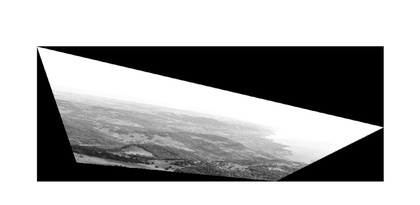
%> input picture hw3/Image Stitching/sample.jpg, 420 x 205 px, shrunk from 1920 x 936 before the run
$ octave --eval "result = corner_detector(imread('../Image Stitching/sample.jpg'));"   (GNU Octave 9; MATLAB toolbox functions it lacks are replaced by stand-ins)
%> lines starting %> are read from the running program, lines starting %| are printed output that depends on the picture; in (x1, y1, x2, y2) boxes, pixels count from 0 and x2, y2 are one past the last pixel; in counts of white or black regions, pixels touching at a corner belong together; the program's own positions count from 1
function feature_list = corner_detector (A_img,n)
% function feature_list = corner_detector (image,n)

% image as obtained by im=imread('filename');
% n is the desired number of features

if nargin<2
    n=1000;
end

percentage_overall=20/100;
s=size(A_img);
%> s = [205 420 3]
pix_per_region=s(1)*s(2)/36;
%> pix_per_region = 2391.7

n_hor_region=round(s(2)/sqrt(pix_per_region));
%> n_hor_region = 9
n_vert_region=round(s(1)/sqrt(pix_per_region));
%> n_vert_region = 4

region_w=s(2)/n_hor_region;
%> region_w = 46.67
region_h=s(1)/n_vert_region;
%> region_h = 51.25

features_per_region=round(n*(1-percentage_overall)/36);
strongest_features_overall = n - 36*features_per_region;


min_threshold_in_percentage = 1/10; % to be a feature, its value has to be over this percentage among all features in the image

show_resulting_img = 0; % 1: show the resulting img; 0 : don't show


%input image
%A_img = imread(img_file);
img_h = size(A_img,1);
%> img_h = 205
img_w = size(A_img,2);
%> img_w = 420
A  = double(rgb2gray(A_img));


%parameters for the gaussian
gaussian_size = 7;
sigma = .7;


%feature window calculation
del_A_1 = conv2(A,[-1,1],'same') ;
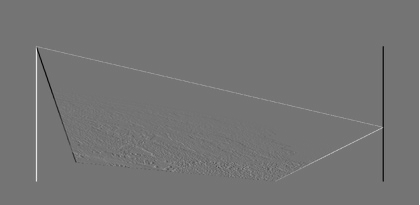
%> del_A_1: size 205x420 double; min -216, max 255, mean 0.6; drawn with min black and max white
del_A_2 = conv2(A,[-1;1],'same') ;
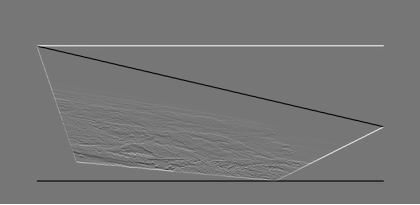
%> del_A_2: size 205x420 double; min -223, max 255, mean 1.2; drawn with min black and max white
del_A_1_1 = del_A_1 .* del_A_1;
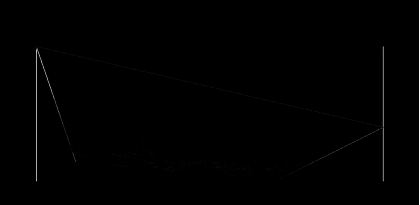
%> del_A_1_1: size 205x420 double; min 0, max 65025, mean 347.1; drawn with min black and max white
del_A_2_2 = del_A_2 .* del_A_2;
del_A_1_2 = del_A_1 .* del_A_2;
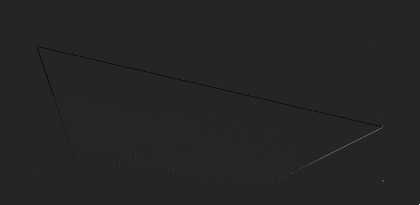
%> del_A_1_2: size 205x420 double; min -11304, max 65025, mean -12.3; drawn with min black and max white
gaussian = fspecial('gaussian',gaussian_size,sigma);
matrix_1_1 = conv2(del_A_1_1,gaussian,'same');
matrix_2_2 = conv2(del_A_2_2,gaussian,'same');
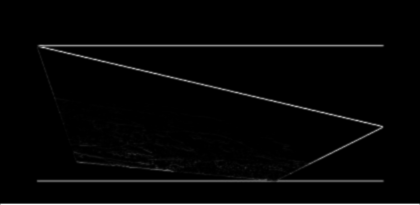
%> matrix_2_2: size 205x420 double; min 0, max 37054.2, mean 791.9; drawn with min black and max white
matrix_1_2 = conv2(del_A_1_2,gaussian,'same');
to_i = img_h+1-gaussian_size;
%> to_i = 199
to_j = img_w+1-gaussian_size;
%> to_j = 414
k = 0.04;
R = zeros(img_h,img_w);
length_L = to_i*to_j;
%> length_L = 82386
L = zeros(length_L,3);
ind_L = 1;
for i= 1:to_i
    for j=1:to_j
        M = [matrix_1_1(i,j),matrix_1_2(i,j);
            matrix_1_2(i,j),matrix_2_2(i,j)];
        tM = trace(M);
        dM = det(M);
        R(i,j) = dM-k*tM^2; %min(abs(eig(M)));
% [4 lines of commented-out code are left out]
    end
end
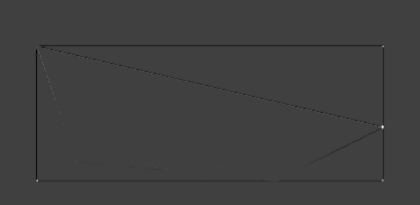
%> R: size 205x420 double; min -34750990.1, max 103517520.2, mean -232822.1; drawn with min black and max white
for i= 2:to_i-1
    for j=2:to_j-1
%        R(i,j) = dM-k*tM^2; %min(abs(eig(M)));
        if (R(i,j)==max(max(R(i-1:i+1,j-1:j+1))))
            L(ind_L,1) = R(i,j); %min(abs(eig(M)));
            L(ind_L,2) = round(i);
            L(ind_L,3) = round(j);
            ind_L = ind_L + 1;
        end
    end
end
%> after the loop, ind_L = 42239
ind_L;


%find features
feature_index=1;
is_not_a_feature = ones(img_h,img_w);
[sorted_L_1, sorted_ind] = sort(L,1);
min_threshold = L(sorted_ind(ceil(length_L*min_threshold_in_percentage)),1);
%> min_threshold = 0
region = zeros(ceil(img_h/region_h), ceil(img_w/region_w));
total_num_region = ceil(img_h/region_h)*ceil(img_w/region_w)*features_per_region;
%> total_num_region = 792
counter_total_region = 0;
for i = 1:length_L
    elem = sorted_ind(length_L-i+1);
    m = L(elem,2);
    n = L(elem,3);

    if i <= strongest_features_overall
        is_not_a_feature(m,n) = 0;
        feature_list(feature_index,1:2)= [m n];
        feature_index = feature_index + 1;
    else
        p = ceil(m/region_h);
        q = ceil(n/region_w);
        if p == 0 | q == 0
            continue;
        end
        if region(p,q) < features_per_region
           region(p,q) = region(p,q) +1;
            if L(elem,1) > min_threshold
                is_not_a_feature(m,n) = 0;
                feature_list(feature_index,1:2)= [m n];
                feature_index = feature_index + 1;
            end
            counter_total_region = counter_total_region +1;
            if counter_total_region >= total_num_region
                break;
            end
        end
    end
end
%> this loop made 67156 passes
%> (elem, m, n) on passes 1 to 12: (31628, 127, 383), (37483, 181, 38), (37484, 181, 383), (15932, 47, 384), (23164, 77, 48), (19219, 63, 43), (26269, 89, 52), (16541, 54, 40), (17448, 57, 41), (31066, 122, 358), (19775, 65, 44), (20900, 69, 45)
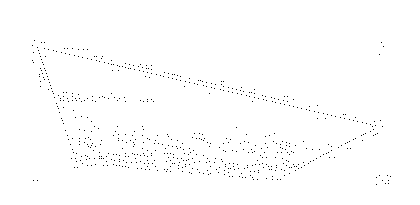
%> is_not_a_feature: size 205x420 double; values 0 (black) and 1 (white), 99.3% white; black in thin lines or dots, all inside (x1, y1, x2, y2) = (32, 40, 391, 185)
%> after the loop, counter_total_region = 792; feature_index = 625; feature_list = 624 rows, first 12: [127 383; 181 38; 181 383; 47 384; 77 48; 63 43; 89 52; 54 40; 57 41; 122 358; 65 44; 69 45]; p = 1; q = 2; region = [22 22 22 22 22 22 22 22 22; 22 22 22 22 22 22 22 22 22; 22 22 22 22 22 22 22 22 22; 22 22 22 22 22 22 22 22 22]
%> `result = corner_detector(imread('../Image Stitching/sample.jpg'));`: result has the same summary as feature_list in corner_detector
if show_resulting_img == 1
    hA = imshow(uint8(A.*is_not_a_feature));
end
return;
